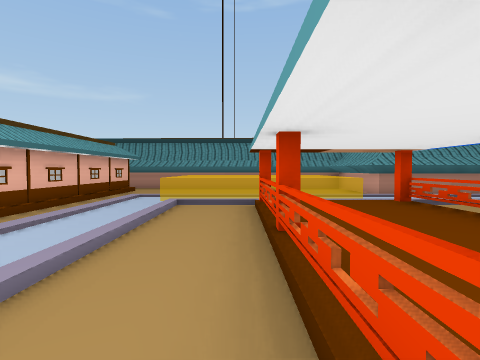
[1] (above)

20 first-person views from a walk through a scene from a Unity 3-D project. The camera is 0.72 m above the floor, tilts 2° down and sees 80° across. The floor is counted in squares, 1 m on a side. Each view is taken from the middle of a square. On the plan, view 1 faces up. The plan holds only what a view shows up to about 10 squares ahead; the rest is blank. The place goes on beyond the plan. Some surface patterns are stand-ins.

[2]
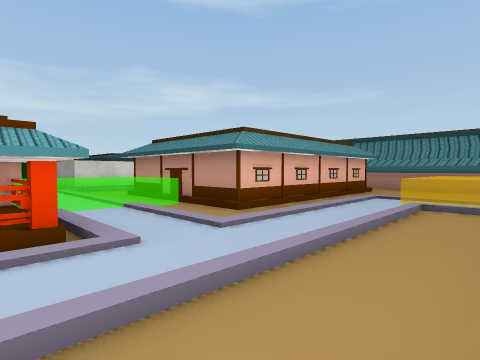

[3]
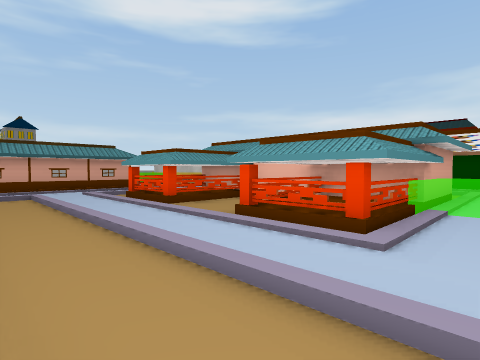

[4]
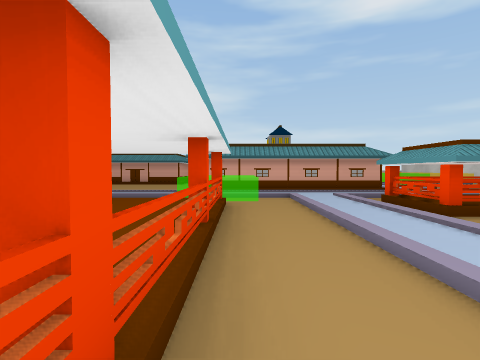

[5]
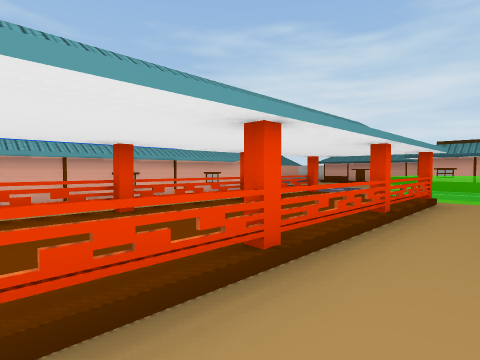

[6]
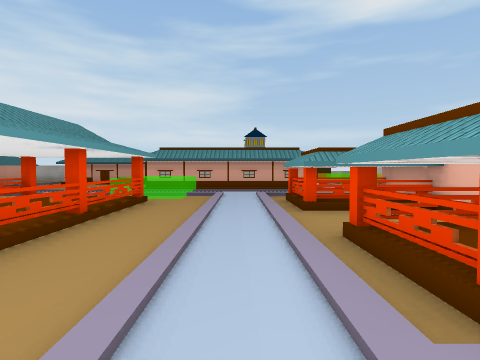

[7]
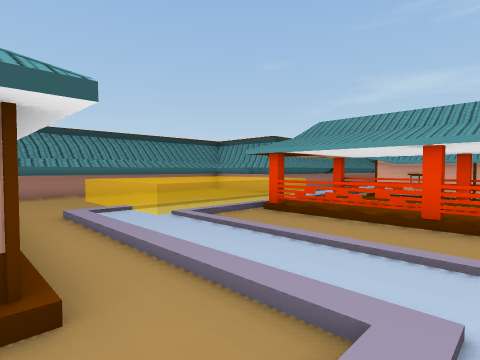

[8]
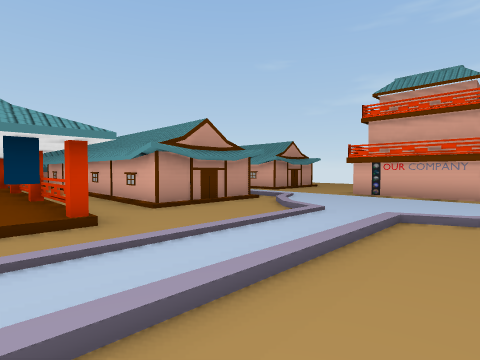

[9]
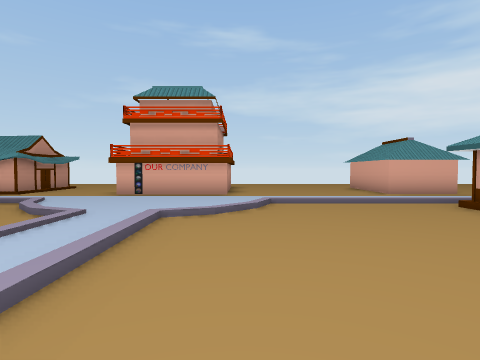

[10]
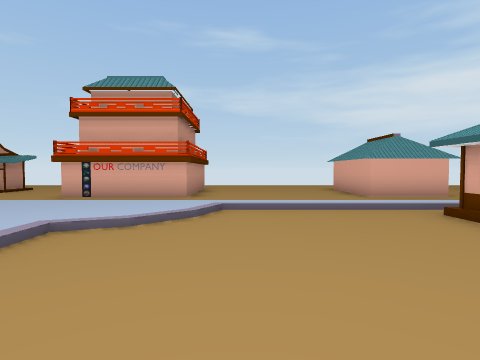

[11]
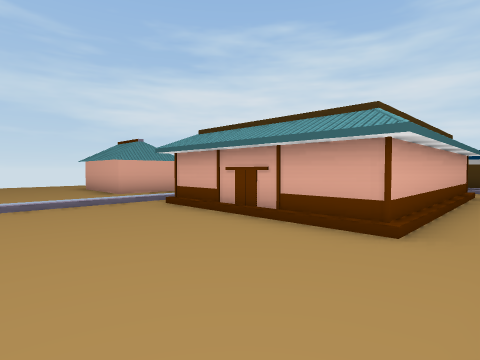

[12]
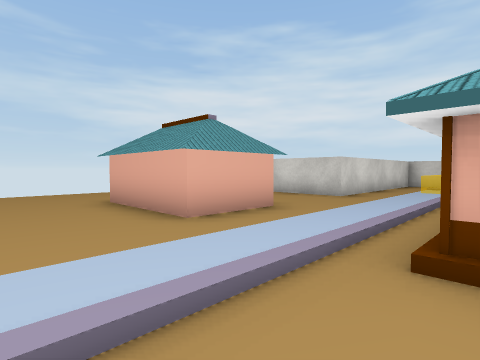

[13]
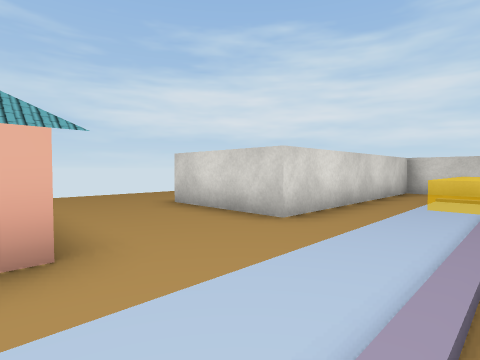

[14]
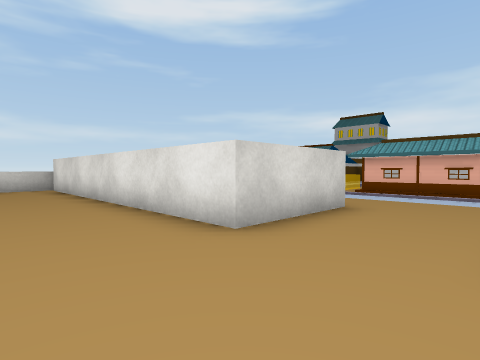

[15]
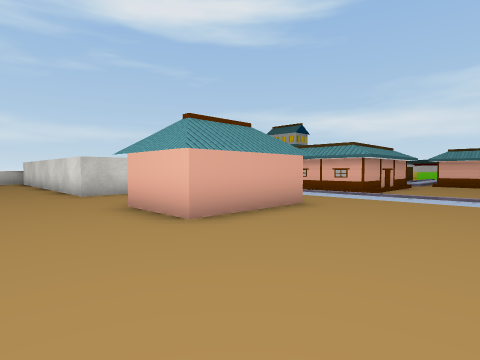

[16]
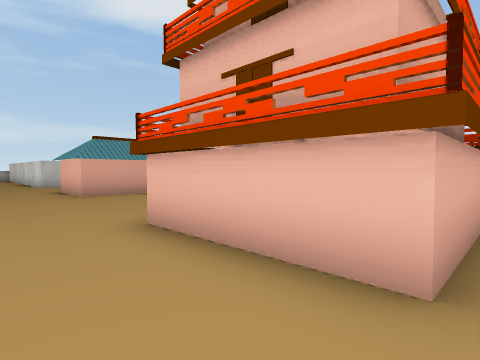

[17]
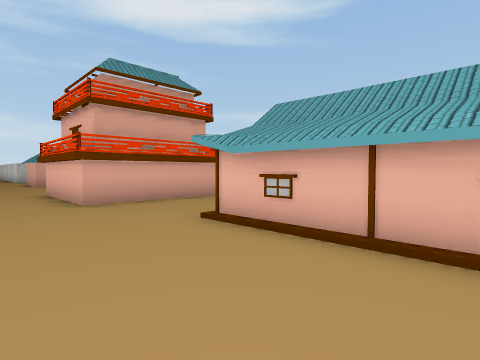

[18]
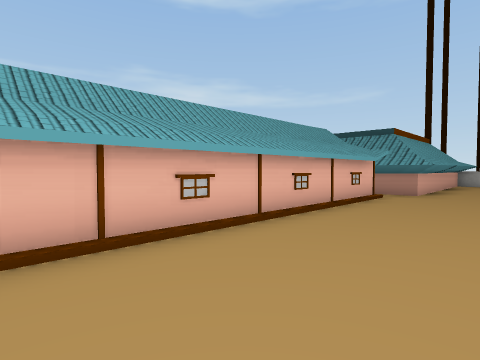

[19]
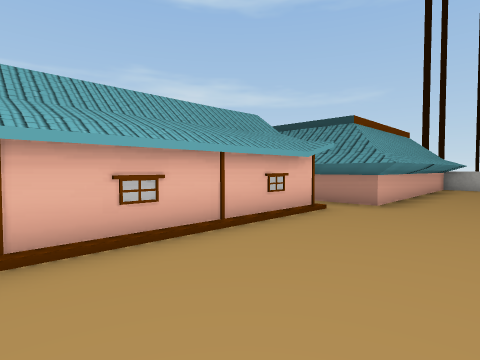

[20]
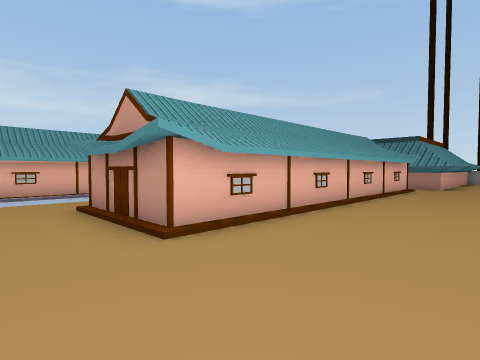

### Floor plan
Key: @ floor where view 1 was taken; # wall or solid block; . main floor; : floor 0.05 m higher than the main floor; / step, stairs or slope; = window, fence, low wall or low ledge; ^ raised ledge.
Columns run from 8 left of view 1 to 16 right of it. Each row starts with its distance up from view 1.
 11     ######            #.
 10     #..     #         #.
  9     #.      #         #.
  8     #.      ####    ###.
  7     #.  ##  :::      #...
  6     #.:#####///      ^...
  5     #.:..=#=.#      ^^...
  4 #####.:..=#= ^      ^^...
  3 ......:..=#= ^      ^^...
  2 :::::::..=#= ^      ^^...
  1 ###==#:..=#=.^      ^^...
  0   ###=:.@###.^      ^^...
 -1   #==#:..=#=.^ ^   ^^^...
 -2   #...:..###.^ ^#:####...
 -3   #==.:..=#=.^ ^#:.......
 -4   ###=:..=#=.###.:.......
 -5   ####:..###....::.####..
 -6   ###.:........:::##  #..
 -7      :::::::::::::##  #..
 -8     ######/////:::##  #..
 -9           ...../::.####..
-10           ....../:.......
-11           ....../:.......
-12           ....../:.......
-13           ....../:.......
-14           .#####/:.###...
-15           .#   #/:.###...
-16            #   #/:.......
-17            #   #/:.......
-18            #   #/:.......
-19            #   #/:.###...
-20                 /:.###...
-21                   .###...
-22                  #.###..
-23                   .###..
-24                   .###..
-25                  #####..
-26                      #..

Positions as (right, up) in squares from view 1, and headings:
1: (0, 0), facing up
2: (0, 0), facing up-left
3: (0, 2), facing down-left
4: (0, 1), facing down
5: (-1, 2), facing down-right
6: (-2, 2), facing down
7: (-4, 2), facing up-right
8: (2, -9), facing up-right
9: (2, -9), facing right
10: (3, -10), facing right
11: (2, -10), facing down-right
12: (7, -11), facing down-right
13: (8, -15), facing down-right
14: (16, -16), facing down-left
15: (16, -10), facing down-left
16: (16, -5), facing down-left
17: (16, 1), facing down-left
18: (16, -1), facing up-left
19: (16, 2), facing up-left
20: (16, -4), facing up-left
